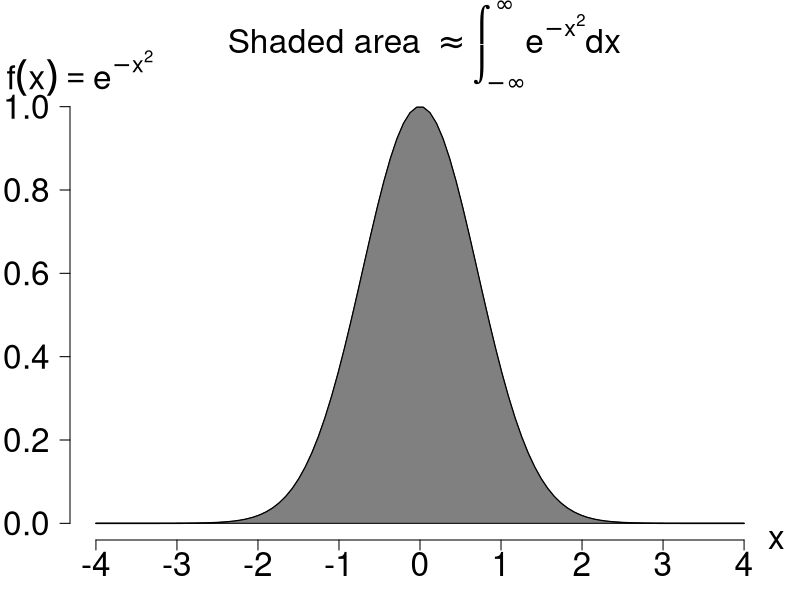

R code for this plot:
#!/bin/Rscript
# justnormal.R

fsf <- 2 # font size factor
dim <- 8 # dimension in inches of graphics region

f <- function(x) {
    exp(-(x*x))
}

plotname <- "justnormal.eps"
postscript(plotname, width = dim, height = dim, horizontal = FALSE)

# plot normal pdf f(x) = e^-x2
x <- seq(-4, 4, length=100)
hx <- f(x)
title <- expression(
         ~ "Shaded area " %~~%
         integral(e^-x^2*dx,-infinity,infinity) 
         )
ylabel <- expression(f(x) == e^-x^2)

# set margin mai = c(bottom, left, top, right)
par(mai = c(0.6, 0.7, 0.9, 0.3))
plot(x, hx, 
     type = "l",
     lwd = 1.5,
     xlab = "",
     ylab = "",
     xlim = c(-4, 4),
     ylim = c(0, 1),
     axes = FALSE,
     main=title,
     cex.main=fsf)
axis(side = 1, labels = TRUE, at = -4:4, font = 1, cex.axis = fsf)
axis(side = 2, labels = TRUE, at = seq(0,1,0.2), font = 1, cex.axis = fsf, las = 1)
text(4.4, -0.04, "x", font = 1, xpd = TRUE, cex = fsf)
text(-4.2, 1.08, ylabel, font = 1, xpd = TRUE, cex = fsf)

# Shade underneath curve
xpoly <- c(x, -4, 4)
ypoly <- c(hx, 0, 0)
polygon(xpoly, ypoly, col = gray(0.5))
